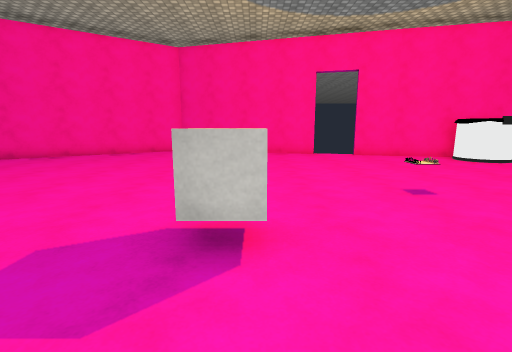
view 1 (above)

17 first-person views from a walk through a 3-D level made in the Unity game engine. The camera is 1.4 m above the floor, tilts 10° down and sees 85° across. Doors are open. The floor is counted in squares, 1 m on a side. Each view is taken from the middle of a square. On the plan, view 1 faces up. The plan holds only what a view shows up to about 14 squares ahead; the rest is blank. The place goes on beyond the plan. The player is left out. Some surface patterns are stand-ins.

view 2
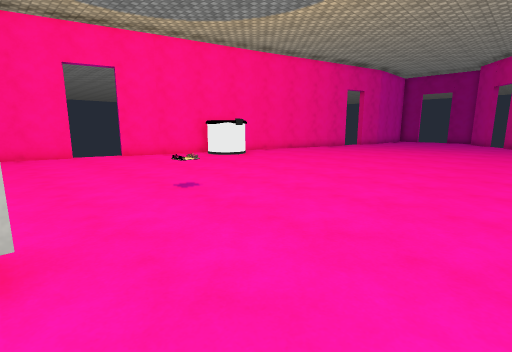

view 3
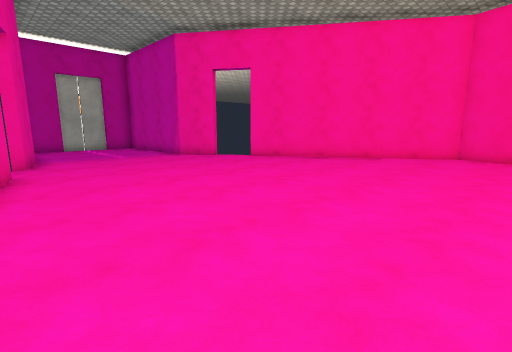

view 4
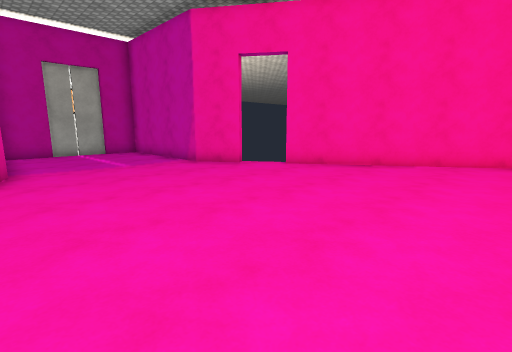

view 5
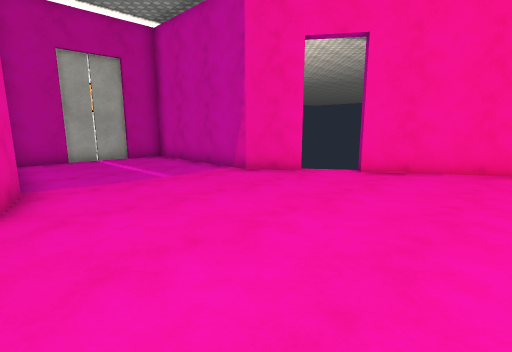

view 6
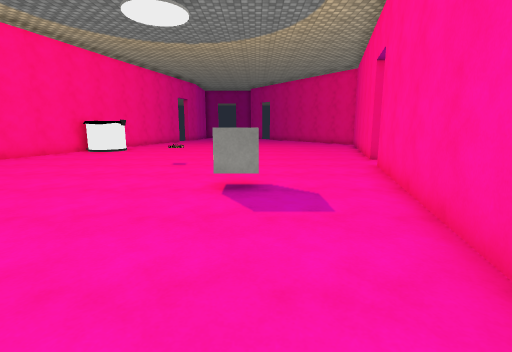

view 7
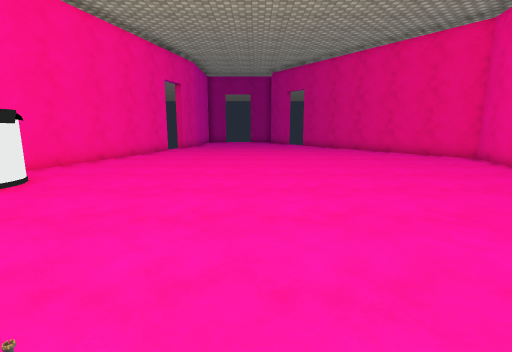

view 8
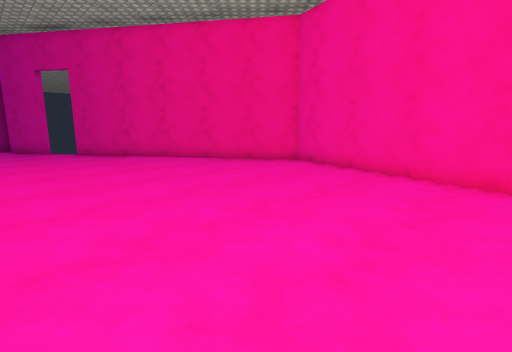

view 9
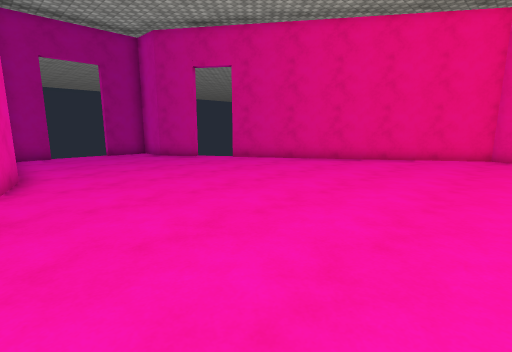

view 10
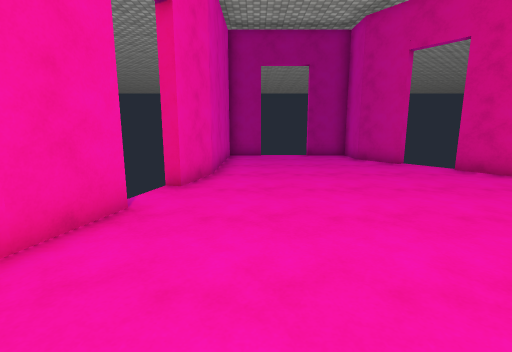

view 11
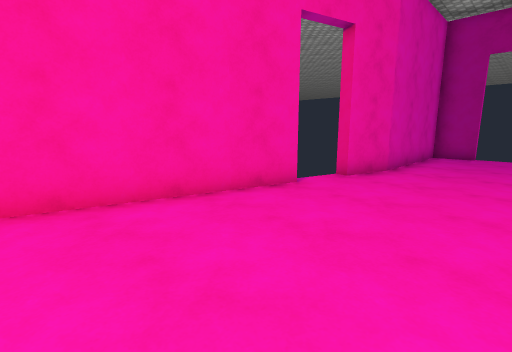

view 12
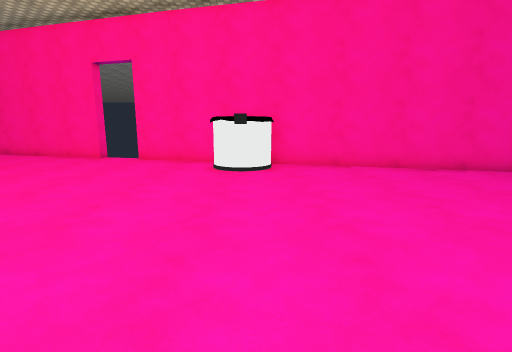

view 13
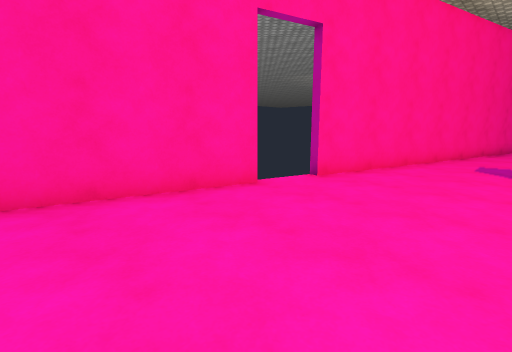

view 14
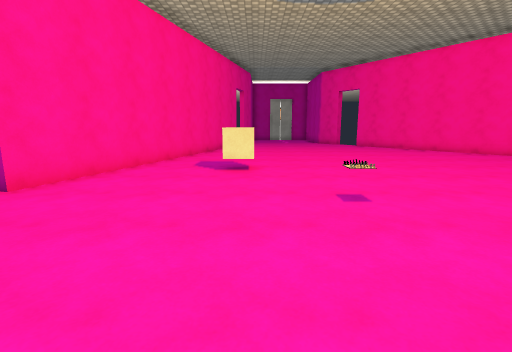

view 15
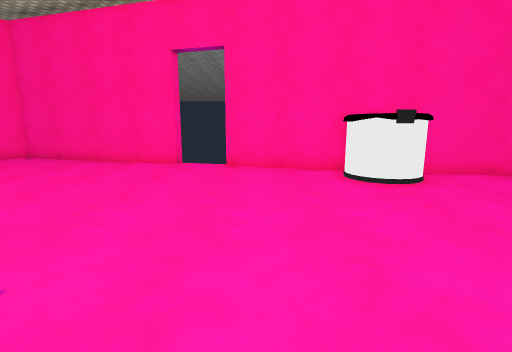

view 16
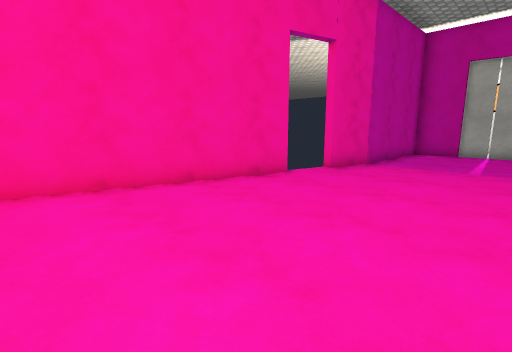

view 17
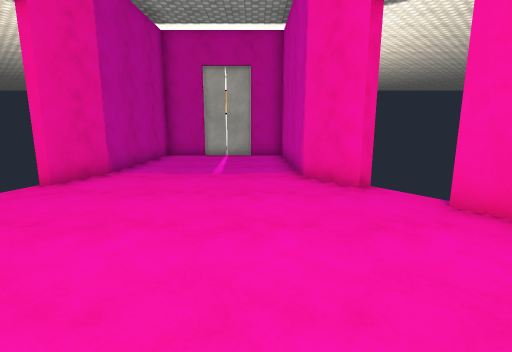

### Floor plan
Points are (right, up) in squares from view 1. A wall is a line through its corners. A room is listed if a view was taken in it or the views show most of it. See-through windows are left out.
Room 1 (views 1, 2, 3, 4, 5, 6, 7, 8, 9, 10, 11, 12, 13, 14, 15, 16, 17)
walls: (6.6, 13.6) (4.8, 14.1); (4.9, -1.9) (15.3, -4.7) (24.1, 1.5); (3.1, 15) (3, 14.6) (1.2, 15); (1.4, 15.2) (-4.2, 16.7) (-11.8, 11.4) (-12.1, 11.9); (19.8, 10.2) (6.6, 13.8); (-11.8, 2.6) (3.1, -1.4); (23.3, 9.3) (21.5, 9.8) (21.7, 10.3); (-13.6, 10.8) (-13.3, 10.4) (-14.8, 9.3) (-20.7, 9.3) (-20.7, 8.4); (-15.5, 3.6) (-13.5, 3.1); (25.8, 2.2) (25.6, 2.5) (27.1, 3.6) (28.7, 3.6) (28.7, 5.5); (28.7, 7.8) (28.7, 9.3) (23.2, 9.3); (-20.7, 5.5) (-20.7, 3.7) (-15.3, 3.5)
low walls: (3.9, 5.8) (3.3, 5.8)
ways out: closed door at (29, 7); gap at (-12, 2); gap at (-12, 12); gap at (3, -2); gap at (3, 15); gap at (5, -2); gap at (20, 11); gap at (24, 1)
objects: elevator (-21, 6) to (-21, 8); cube (-1, 3) to (0, 4); bin (9, 11) to (10, 12)

Positions as (right, up) in squares from view 1, and headings:
1: (0, 0), facing up
2: (0, 0), facing up-right
3: (-2, 2), facing up-left
4: (-5, 3), facing up-left
5: (-8, 3), facing up-left
6: (-7, 3), facing right
7: (3, 5), facing right
8: (8, 5), facing down-right
9: (14, 10), facing down-right
10: (15, 8), facing right
11: (14, 6), facing up-right
12: (10, 2), facing up
13: (10, 3), facing down-left
14: (9, 4), facing left
15: (6, 4), facing up
16: (-5, 8), facing down-left
17: (-7, 8), facing left
